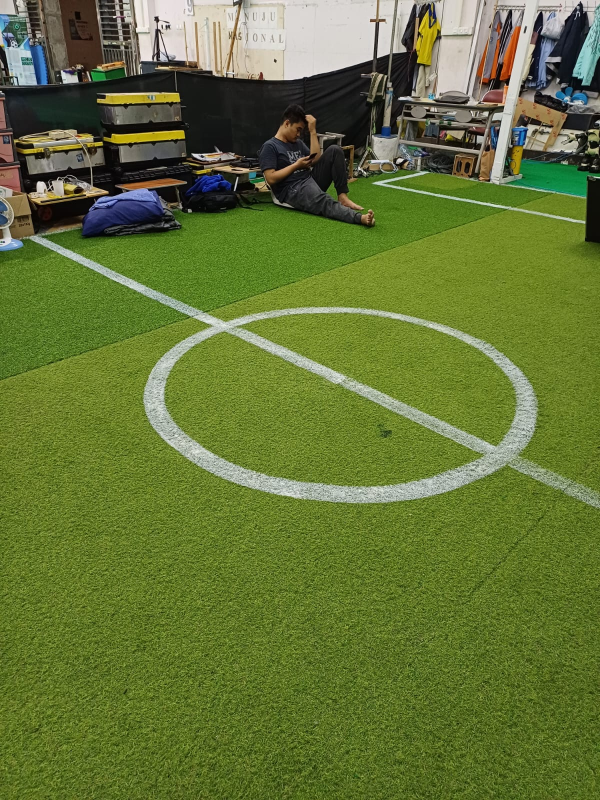
//> input picture code_opencv/1.jpeg, 1200 x 1600 px, given in place of the camera (shown at 1/2 size)
$ ./line_field   (built with g++ and OpenCV 4)
//> lines starting //> are read from the running program, lines starting //| are printed output that depends on the picture; after the words box and inside, x2 and y2 are one past the last pixel; in counts of white or black regions, pixels touching at a corner belong together
#include <opencv2/opencv.hpp>

using namespace cv;
using namespace std;

int main() {

    //buka file video
    VideoCapture cap(2);
    if (!cap.isOpened())
    {
        cout<<" kamera tidak bisa diakses, pastikan id kamera dan terpasang dengan benar." << endl;
        return -1;
    }

    while (true)
    {
        Mat frame;
        cap >> frame;
//> frame is the input picture: 1600 rows x 1200 cols, CV_8UC3; mean B, G, R 55.2, 116.6, 100.2
    if (frame.empty())
    {
        cout << " kamera tidak bisa dapat membaca frame. " << endl;
    }

// [10 lines of commented-out code are left out]
    Mat hsv;
    cvtColor(frame, hsv, COLOR_BGR2YCrCb);
//> hsv: 1600 rows x 1200 cols, CV_8UC3; mean of channels 0, 1, 2 104.7, 124.9, 100.1

/////////////////////////* Deteksi lapangan hijau *///////////////////////////////////

    // Menentukan range warna hijau dalam HSV
    Scalar lower_green = Scalar(0, 65, 35);
    Scalar upper_green = Scalar(255, 193, 188);

    // Membuat mask untuk menentukan area hijau dalam gambar
    Mat green_mask;
    inRange(hsv, lower_green, upper_green, green_mask);
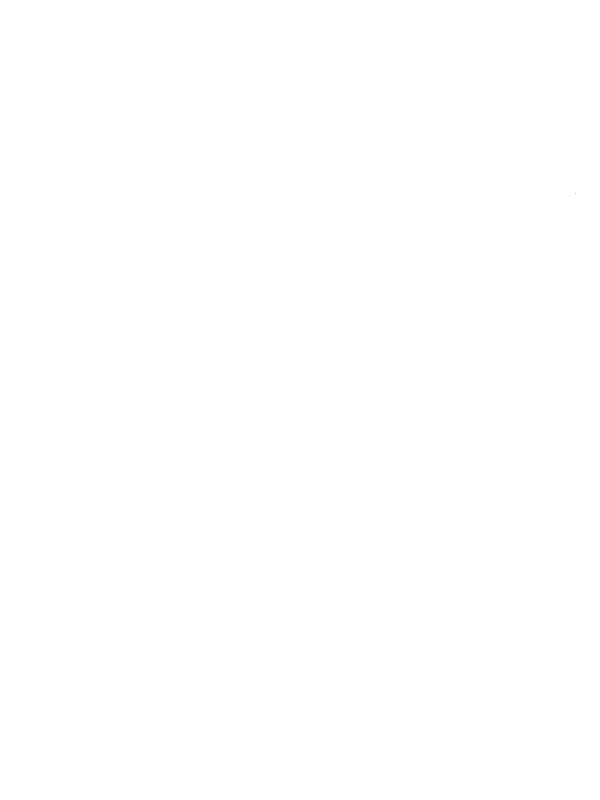
//> green_mask: 1600 rows x 1200 cols, CV_8UC1 (shown at 1/2 size); 100% white; black in thin lines or dots, all inside (x1, y1, x2, y2) = (1150, 386, 1151, 387)

    //  blur green field
    Mat green_blur;
    GaussianBlur(green_mask, green_blur, Size(5,5), 0);

    //  morphology dilasi pada lapangan
    Mat green_dilate;
    dilate(green_blur, green_dilate, Mat(), Point(-1,-1),4, 1,1);
//> green_dilate: 1600 rows x 1200 cols, CV_8UC1; every value is 255


/////////////////////////* Deteksi lapangan putih *///////////////////////////////////

    // Menentukan range warna putih dalam HSV
    Scalar lower_white = Scalar(68, 122, 113);
    Scalar upper_white = Scalar(249, 126, 127);

    // Membuat mask untuk deteksi warna putih
    Mat white_mask;
    inRange(hsv, lower_white, upper_white, white_mask);
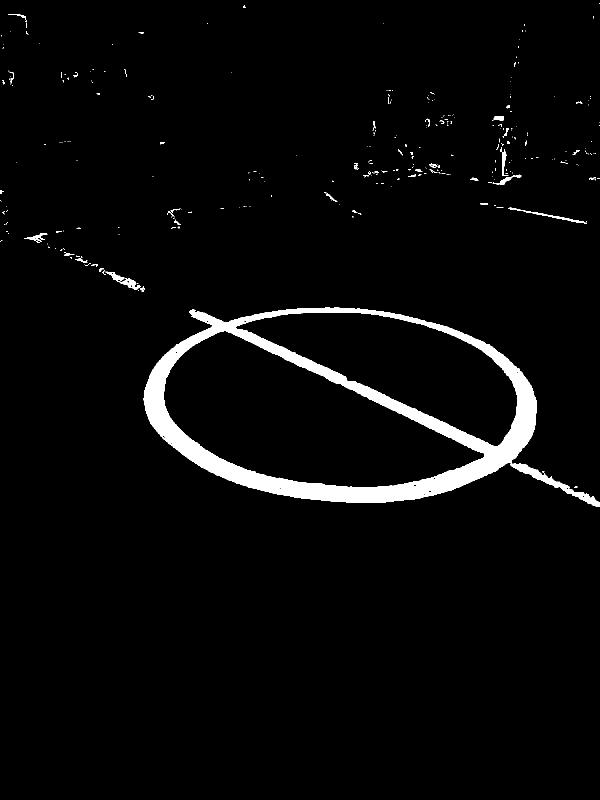
//> white_mask: 1600 rows x 1200 cols, CV_8UC1 (shown at 1/2 size); 3.5% white; 311 white regions (265 under 20 px), largest, box (x1, y1, x2, y2) and area: (287, 615, 1200, 1014) 61864, (210, 543, 282, 580) 693, (1016, 415, 1171, 448) 511

    //  blur line white
    Mat white_blur;
    GaussianBlur(white_mask, white_blur, Size(15,15), 0);
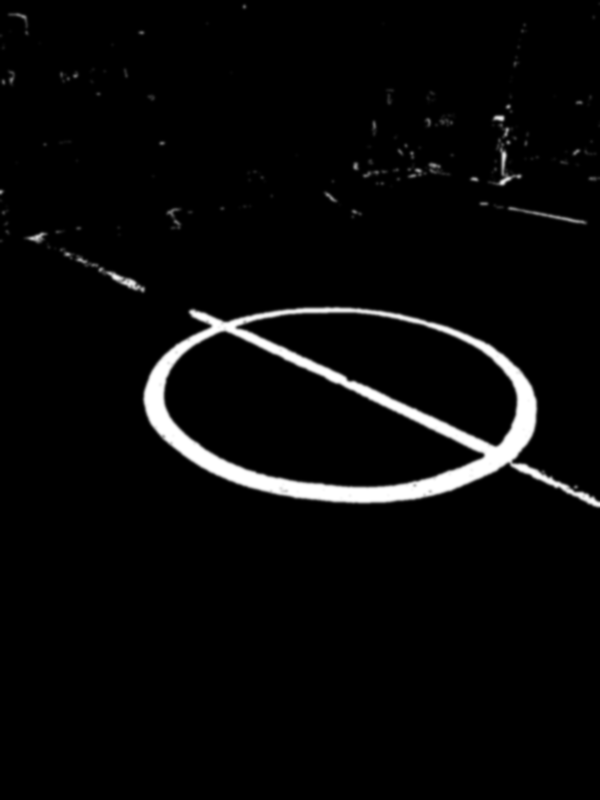
//> white_blur: 1600 rows x 1200 cols, CV_8UC1 (shown at 1/2 size); min 0, max 255, mean 8.9

    Mat white_dilate;
    dilate(white_blur, white_dilate, Mat(), Point(-1, -1), 2, 1, 1);
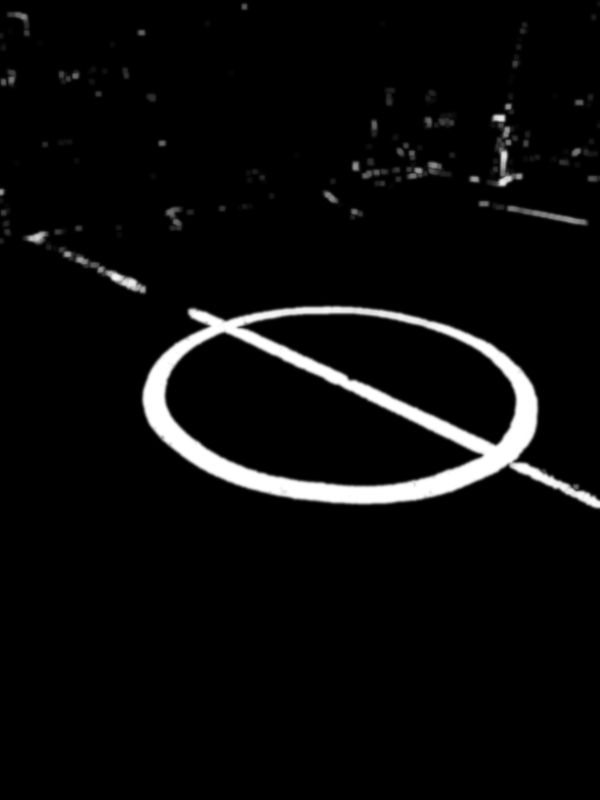
//> white_dilate: 1600 rows x 1200 cols, CV_8UC1 (shown at 1/2 size); min 0, max 255, mean 11.2

    // Gabungkan mask hijau dan mask putih
    Mat combined_mask;
    bitwise_and(green_dilate, white_dilate, combined_mask);

    // Deteksi tepi pada gambar dengan mask gabungan
    Mat edges;
    Canny(combined_mask, edges, 30, 150, 3);
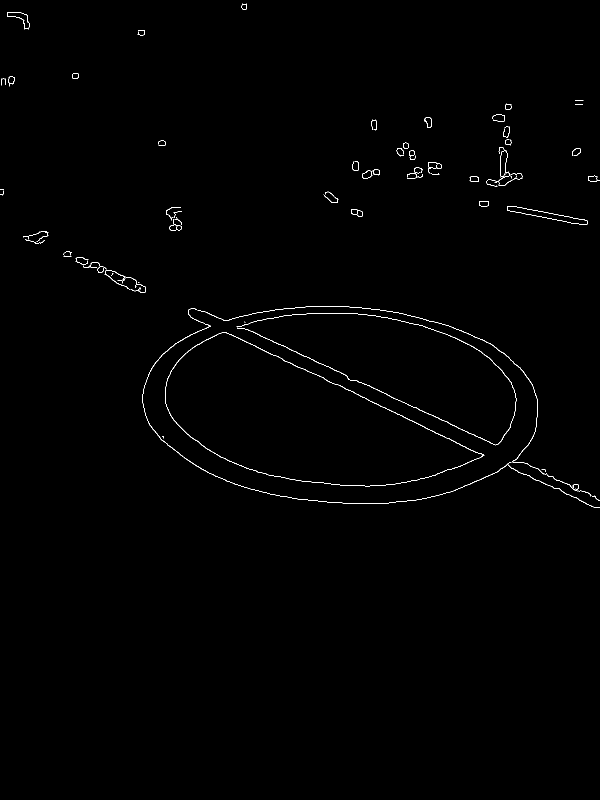
//> edges: 1600 rows x 1200 cols, CV_8UC1 (shown at 1/2 size); 0.49% white in thin lines or dots, all inside (x1, y1, x2, y2) = (0, 7, 1200, 1016)

    // Deteksi kontur pada gambar dengan tepi
    vector<vector<Point>> contours;
    vector<Vec4i> hierarchy;
    findContours(edges, contours, hierarchy, RETR_EXTERNAL, CHAIN_APPROX_SIMPLE);
//> contours = 82 contours, 63 with area under 20; largest, box (x1, y1, x2, y2) and area: (330, 664, 969, 973) 107152, (1000, 300, 1020, 355) 535, (473, 626, 1033, 891) 276, (724, 341, 745, 357) 214, (285, 653, 1022, 1008) 214

    // Gambar kontur pada gambar asli
    for (size_t i = 0; i < contours.size(); i++) {
        drawContours(frame, contours, static_cast<int>(i), Scalar(255, 255, 255), 2);
    }
//> this loop made 82 passes
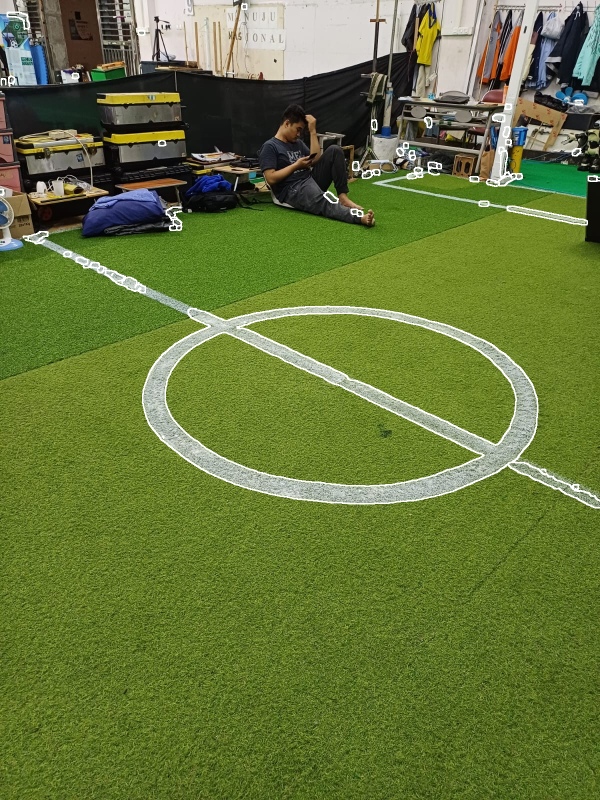
//> frame: 1600 rows x 1200 cols, CV_8UC3 (shown at 1/2 size); 1.54% of pixels changed, all inside (x1, y1, x2, y2) = (0, 6, 1200, 1017)

    // Menerapkan transformasi Hough untuk mendeteksi garis putih
    vector<Vec4i> lines;
    HoughLinesP(edges, lines, 1, CV_PI / 180, 100, 100, 10);
//> lines = 6 lines (x1, y1, x2, y2): [713, 761, 883, 840], [672, 768, 966, 911], [530, 675, 693, 751], [449, 664, 565, 718], [1014, 420, 1165, 449], [598, 628, 705, 626]

    // Menggambar garis pada gambar asli
    for (size_t i = 0; i < lines.size(); i++) {
        Vec4i l = lines[i];
        line(frame, Point(l[0], l[1]), Point(l[2], l[3]), Scalar(255, 255, 255), 2);
    }
//> this loop made 6 passes
//> frame: 1600 rows x 1200 cols, CV_8UC3; 125 pixels changed, all inside (x1, y1, x2, y2) = (459, 420, 1152, 911)

    // Menampilkan gambar
    imshow("filter blur pada lapangan", green_blur);
    imshow("filter dilasi pada lapangan", green_dilate);
    imshow("filter blur pada garis", white_blur);
    imshow("filter dilasi pada garis", white_dilate);
    imshow("hasil", frame);

    //keluar dari loop
    if (waitKey(10) == 'q')
//> the 'q' key is pressed
    break;
}
    waitKey(0);
    destroyAllWindows();

    return 0;
}
